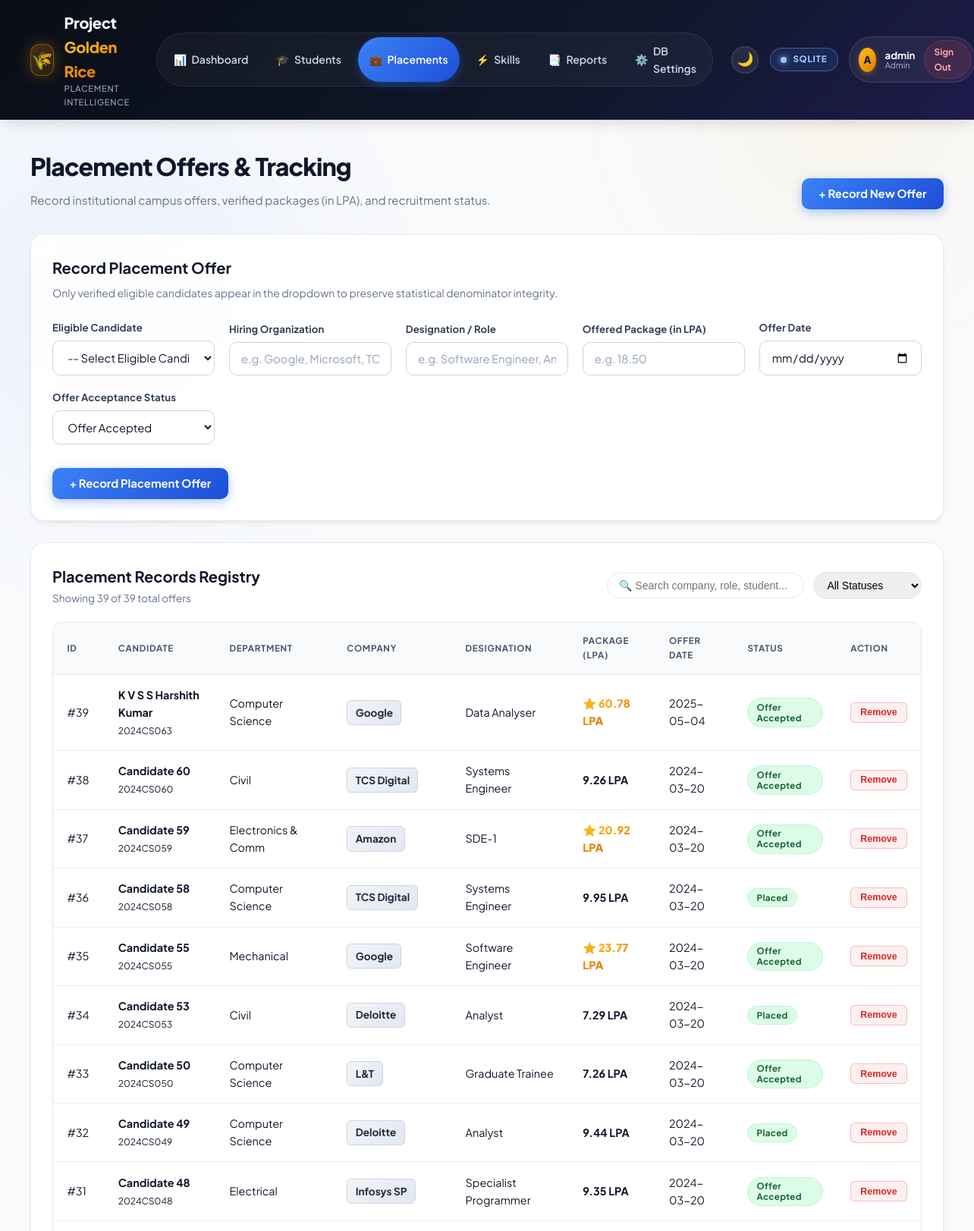
/placements (signed in, upper part), run on the app's committed database.
### tables this page shows
CREATE TABLE placements (
                placement_id INTEGER PRIMARY KEY AUTOINCREMENT,
                student_id INTEGER NOT NULL,
                company_name TEXT NOT NULL,
                role TEXT NOT NULL,
                package_lpa REAL NOT NULL,
                placement_date TEXT NOT NULL,
                status TEXT NOT NULL DEFAULT 'Offer Accepted',
                created_at TIMESTAMP DEFAULT CURRENT_TIMESTAMP,
                FOREIGN KEY (student_id) REFERENCES students(student_id) ON DELETE CASCADE
            );

CREATE TABLE students (
                student_id INTEGER PRIMARY KEY AUTOINCREMENT,
                roll_number TEXT UNIQUE NOT NULL,
                full_name TEXT NOT NULL,
                department TEXT NOT NULL,
                graduation_year INTEGER NOT NULL,
                cgpa REAL NOT NULL,
                active_backlogs INTEGER DEFAULT 0,
                is_eligible INTEGER DEFAULT 1,
                created_at TIMESTAMP DEFAULT CURRENT_TIMESTAMP
            );

### app.py (the view, shortened to what this page needs)
@app.route("/placements", methods=["GET", "POST"])
@login_required
def placements():
    with get_db() as (conn, engine):
        cursor = conn.cursor()
        cursor.execute("""
            SELECT p.*, s.roll_number, s.full_name, s.department
            FROM placements p
            JOIN students s ON p.student_id = s.student_id
            ORDER BY p.placement_id DESC
        """)
        recs = cursor.fetchall()
        cursor.execute("SELECT student_id, roll_number, full_name, department FROM students WHERE is_eligible = 1")
        eligible_students = cursor.fetchall()
    return render_template("placements.html", placements=recs, students=eligible_students)

### app.py (called while the page is built)
@app.context_processor
def inject_global_context():
    return dict(
        db_status=database.active_db_info,
        current_user=session.get("user")
    )

@app.before_request
def check_initialized():
    if not hasattr(app, '_db_initialized'):
        init_db()
        app._db_initialized = True

def login_required(f):
    @wraps(f)
    def decorated_function(*args, **kwargs):
        if "user" not in session:
            flash("Please sign in to access the placement system.", "warning")
            return redirect(url_for("login", next=request.url))
        return f(*args, **kwargs)
    return decorated_function

### database.py (called while the page is built)
@contextmanager
def get_db():
    conn, engine = get_connection()
    try:
        yield conn, engine
    finally:
        conn.close()

### templates/placements.html (shortened to what this page needs)
{% extends 'base.html' %}
{% block content %}
<div class="header-section">
  <div>
    <h1>Placement Offers & Tracking</h1>
    <p class="subtitle">Record institutional campus offers, verified packages (in LPA), and recruitment status.</p>
  </div>
  <div class="header-actions">
    <button type="button" class="btn btn-primary" onclick="document.getElementById('offerFormCard').scrollIntoView({behavior: 'smooth'})">+ Record New Offer</button>
  </div>
</div>
<div id="offerFormCard" class="card form-card">
  <h3>Record Placement Offer</h3>
  <p class="form-hint">Only verified eligible candidates appear in the dropdown to preserve statistical denominator integrity.</p>
  <form method="POST" class="grid-form">
    <div>
      <label>Eligible Candidate</label>
      <select name="student_id" required>
        <option value="">-- Select Eligible Candidate --</option>
      </select>
    </div>
    <div>
      <label>Hiring Organization</label>
      <input type="text" name="company_name" placeholder="e.g. Google, Microsoft, TCS" required>
    </div>
    <div>
      <label>Designation / Role</label>
      <input type="text" name="role" placeholder="e.g. Software Engineer, Analyst" required>
    </div>
    <div>
      <label>Offered Package (in LPA)</label>
      <input type="number" step="0.01" min="0.5" max="200" name="package_lpa" placeholder="e.g. 18.50" required>
    </div>
    <div>
      <label>Offer Date</label>
      <input type="date" name="placement_date" required>
    </div>
    <div>
      <label>Offer Acceptance Status</label>
      <select name="status">
        <option value="Offer Accepted">Offer Accepted</option>
      </select>
    </div>
    <div class="form-btn-col">
      <button type="submit" class="btn btn-primary">+ Record Placement Offer</button>
    </div>
  </form>
</div>
<div class="card table-card">
  <div class="card-header-flex" style="flex-wrap: wrap; gap: 1rem;">
    <div>
      <h3>Placement Records Registry</h3>
      <p class="subtitle" style="font-size: 0.85rem; margin-top: 0.15rem;">Showing <span id="visibleOfferCount">{{ placements|length }}</span> of {{ placements|length }} total offers</p>
    </div>
    <div style="display: flex; gap: 0.75rem; align-items: center; flex-wrap: wrap;">
      <input
        type="text"
        id="placementSearchInput"
        placeholder="🔍 Search company, role, student..."
        style="padding: 0.5rem 0.95rem; font-size: 0.875rem; border-radius: 9999px; border: 1.5px solid var(--border-color); width: 260px; outline: none;"
        onkeyup="filterPlacementTable()"
      >
      <select id="statusFilterSelect" onchange="filterPlacementTable()" style="padding: 0.5rem 0.85rem; font-size: 0.875rem; border-radius: 9999px; border: 1.5px solid var(--border-color);">
        <option value="">All Statuses</option>
      </select>
    </div>
  </div>
  <div class="table-responsive">
    <table class="data-table" id="placementsTable">
      <thead>
        <tr>
          <th>ID</th>
          <th>Candidate</th>
          <th>Department</th>
          <th>Company</th>
          <th>Designation</th>
          <th>Package (LPA)</th>
          <th>Offer Date</th>
          <th>Status</th>
          <th>Action</th>
        </tr>
      </thead>
      <tbody>
        {% for p in placements %}
        {% set pid = p['placement_id'] if p is mapping else p[0] %}
        {% set company = p['company_name'] if p is mapping else p[2] %}
        {% set role = p['role'] if p is mapping else p[3] %}
        {% set pkg = p['package_lpa'] if p is mapping else p[4] %}
        {% set pdate = p['placement_date'] if p is mapping else p[5] %}
        {% set st = p['status'] if p is mapping else p[6] %}
        {% set roll = p['roll_number'] if p is mapping else p[8] %}
        {% set name = p['full_name'] if p is mapping else p[9] %}
        {% set dept = p['department'] if p is mapping else p[10] %}
        <tr class="placement-row" data-status="{{ st }}" data-search="{{ company|lower }} {{ role|lower }} {{ name|lower }} {{ roll|lower }} {{ dept|lower }}">
          <td>#{{ pid }}</td>
          <td><strong>{{ name }}</strong> <br><small class="text-muted">{{ roll }}</small></td>
          <td>{{ dept }}</td>
          <td><span class="company-badge">{{ company }}</span></td>
          <td>{{ role }}</td>
          <td>
            {% if pkg >= 15.0 %}
              <strong style="background: var(--golden-gradient); -webkit-background-clip: text; -webkit-text-fill-color: transparent; font-weight: 800;">
                ⭐ {{ "%.2f"|format(pkg) }} LPA
              </strong>
            {% else %}
              <strong class="text-primary">{{ "%.2f"|format(pkg) }} LPA</strong>
            {% endif %}
          </td>
          <td>{{ pdate }}</td>
          <td>
            <span class="badge {{ 'badge-success' if st in ['Offer Accepted', 'Placed'] else ('badge-warning' if st == 'In Process' else 'badge-danger') }}">
              {{ st }}
            </span>
          </td>
          <td>
            <form method="POST" action="{{ url_for('delete_placement', placement_id=pid) }}" onsubmit="return confirm('Remove offer #{{ pid }}?');">
              <button type="submit" class="btn-delete">Remove</button>
            </form>
          </td>
        </tr>
        {% else %}
        <tr>
          <td colspan="9" class="text-center text-muted" style="padding: 2rem;">No placement offers recorded yet.</td>
        </tr>
        {% endfor %}
      </tbody>
    </table>
  </div>
</div>
{% endblock %}

### data on the page
placements: placement_id "39", company_name "Google", role "Data Analyser", package_lpa "60.78", placement_date "2025-05-04", status "Offer Accepted"
students: full_name "K V S S Harshith Kumar", roll_number "2024CS063", department "Computer Science"
placements: placement_id "38", company_name "TCS Digital", role "Systems Engineer", package_lpa "9.26", placement_date "2024-03-20", status "Offer Accepted"
students: full_name "Candidate 60", roll_number "2024CS060", department "Civil"
placements: placement_id "37", company_name "Amazon", role "SDE-1", package_lpa "20.92", placement_date "2024-03-20", status "Offer Accepted"
students: full_name "Candidate 59", roll_number "2024CS059", department "Electronics & Comm"
placements: placement_id "36", company_name "TCS Digital", role "Systems Engineer", package_lpa "9.95", placement_date "2024-03-20", status "Placed"
students: full_name "Candidate 58", roll_number "2024CS058", department "Computer Science"
placements: placement_id "35", company_name "Google", role "Software Engineer", package_lpa "23.77", placement_date "2024-03-20", status "Offer Accepted"
students: full_name "Candidate 55", roll_number "2024CS055", department "Mechanical"
placements: placement_id "34", company_name "Deloitte", role "Analyst", package_lpa "7.29", placement_date "2024-03-20", status "Placed"
students: full_name "Candidate 53", roll_number "2024CS053", department "Civil"
placements: placement_id "33", company_name "L&T", role "Graduate Trainee", package_lpa "7.26", placement_date "2024-03-20", status "Offer Accepted"
students: full_name "Candidate 50", roll_number "2024CS050", department "Computer Science"
placements: placement_id "32", company_name "Deloitte", role "Analyst", package_lpa "9.44", placement_date "2024-03-20", status "Placed"
students: full_name "Candidate 49", roll_number "2024CS049", department "Computer Science"
placements: placement_id "31", company_name "Infosys SP", role "Specialist Programmer", package_lpa "9.35", placement_date "2024-03-20", status "Offer Accepted"
students: full_name "Candidate 48", roll_number "2024CS048", department "Electrical"

### other printed values
{{ db_status.type|upper }} "SQLITE"
{{ current_user.username[0]|upper }} "A"
{{ current_user.username }} "admin"
{{ current_user.role }} "Admin"
{{ placements|length }} "39"
